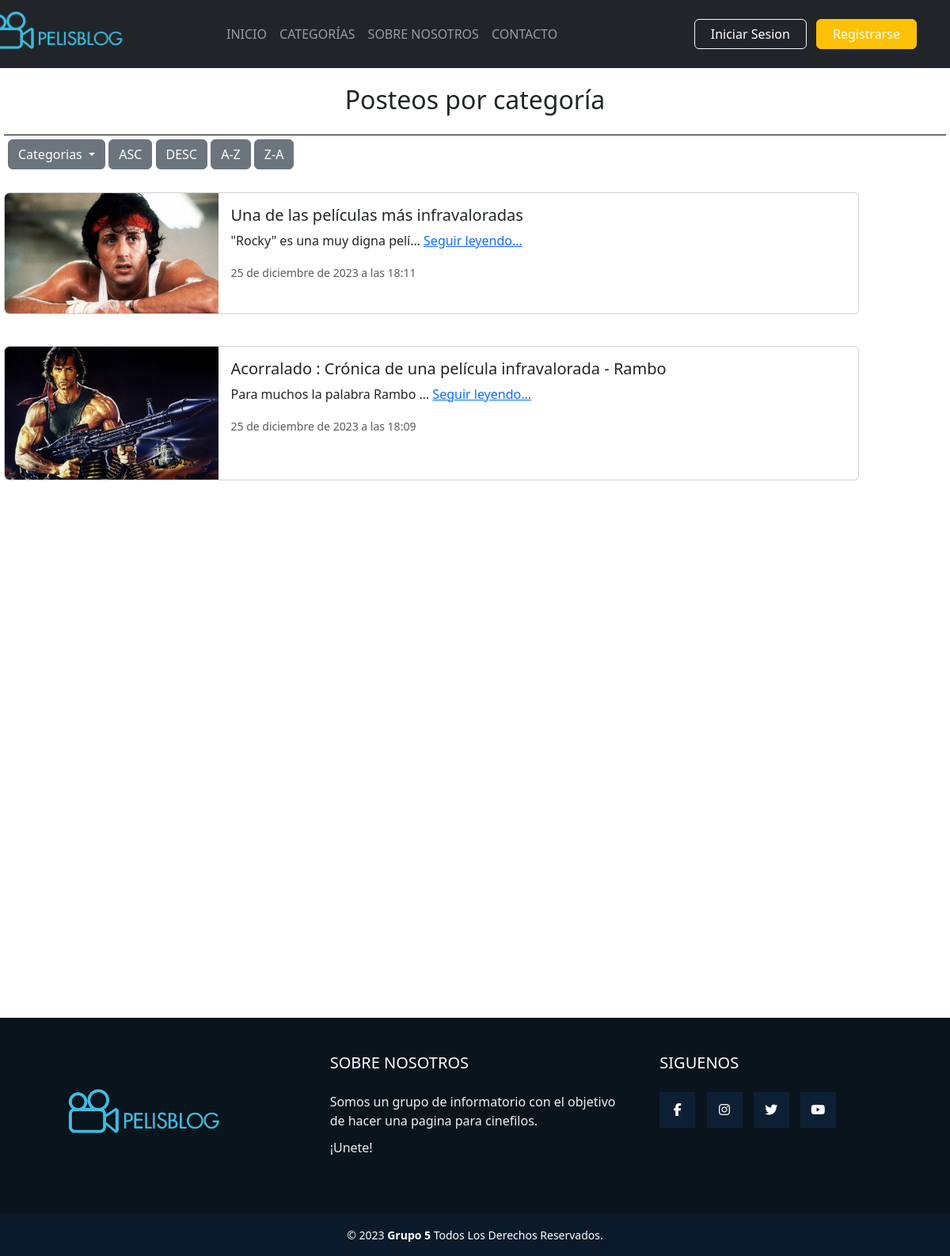
Screenshot of /posts/posteos with the database file from the repository.
### apps/posts/models.py (models this page shows, shortened)
class Post(models.Model):
    titulo = models.CharField(max_length=255)
    cuerpo = models.TextField()
    fecha_creacion = models.DateTimeField(auto_now_add=True)
    imagen = models.ImageField(default='static/img/Logo.png')
    categoria_post = models.ForeignKey(Categorias, on_delete=models.CASCADE)
    usuario = models.ForeignKey(User, on_delete= models.CASCADE, default = 0)

### apps/posts/views.py (the view)
# urls.py: path('posteos', views.post_realizado, name= 'post_realizado'),
def post_realizado(request):
    id_categoria = request.GET.get('id', None)
    antiguedad = request.GET.get('orden', None)
    alfabetico = request.GET.get('orden', None)
    ctx = {}
    if id_categoria:
        posteos = Post.objects.filter(categoria_post = id_categoria)
    else:
        if antiguedad == "asc":
            posteos = Post.objects.all().order_by("fecha_creacion")
        elif alfabetico == "a":
            posteos = Post.objects.all().order_by("titulo")
        elif alfabetico == "z":
            posteos = Post.objects.all().order_by("-titulo")
        else:
            posteos = Post.objects.all().order_by("-fecha_creacion")
    page = request.GET.get('page', 1)
    try:
        paginator = Paginator(posteos, 5)
        posteos = paginator.page(page)
    except EmptyPage:
        raise Http404
    categorias = Categorias.objects.all()
    ctx["posteos"] = posteos
    ctx["categorias"] = categorias
    ctx["paginator"] = paginator
    return render(request, 'posts/post.html', {'ctx': ctx, 'posteos': posteos, 'categorias': categorias})

### template/posts/post.html (shortened to what this page needs)
{% include 'BASE.html' %}
<div class="Contenedor1000" style="height: 150vh; background-color: white; display: flex; flex-direction: column; align-items: left; padding: 5px;">
    <div class="titulo_categorias" style="height: 10vh; display: flex; justify-content: center; align-items: center; border-bottom: 1px solid black;">
    <h2>Posteos por categoría</h2>
    </div>
    <div class="contenedor_muestra_posteo" style="padding: 5px;">
        <div class="dropdown">
          <button class="btn btn-secondary dropdown-toggle" type="button" id="dropdownMenuButton1" data-bs-toggle="dropdown" aria-expanded="false">
            Categorias
          </button>
          <a class="btn btn-secondary" href="?orden=asc">ASC</a>
          <a class="btn btn-secondary" href="?orden=desc">DESC</a>
          <a class="btn btn-secondary" href="?orden=a">A-Z</a>
          <a class="btn btn-secondary" href="?orden=z">Z-A</a>
        </div>
    </div>
    {% for post in posteos %}
        <br>
    <div class="card mb-3" style="max-width: 1080px;">
        <div class="row g-0">
          <div class="col-md-3">
            <img src="{{ post.imagen.url }}" class="img-fluid rounded-start" alt="falta_imagen">
          </div>
          <div class="col-md-8">
            <div class="card-body">
              <h5 class="card-title">{{ post.titulo }}</h5>
              <p class="card-text">{{ post.cuerpo|truncatechars:30 }} <a href="{% url 'posts:post_detail' post.pk %}">Seguir leyendo...</a></p>
              <p class="card-text"><small class="text-muted">{{ post.fecha_creacion }}</small></p>
            </div>
          </div>
        </div>
      </div>
      {% endfor %}
</div>
{% include 'BASE_FOOTER.html' %}

### template/BASE.html (shortened to what this page needs)
{%load static%}
<!DOCTYPE html>
<html>
<head>
	<link rel="stylesheet" type="text/css" href="{% static 'css/estilo_base.css' %}">
	<link href="https://cdn.jsdelivr.net/npm/bootstrap@5.3.2/dist/css/bootstrap.min.css"
	rel="stylesheet"
>
</head>
<body>
	<header>
		<nav class="navbar navbar-expand-lg navbar navbar-dark bg-dark">
		  <div class="container">
		    <a class="navbar-brand" href="#">
		    	<img src="/static/img/Logo.png" alt="Logo" class="imagen-logo">
		    </a>
		    <div class="collapse navbar-collapse" id="navbarSupportedContent">
		      <ul class="navbar-nav me-auto mb-2 mb-lg-0">
		        <li class="nav-item">
		          <a class="nav-link" aria-current="page" href="/inicio/">INICIO</a>
		        </li>
		        <li class="nav-item">
		          <a class="nav-link" href="{% url 'posts:post_realizado' %}">CATEGORÍAS</a>
		        </li>
		        <li class="nav-item">
		          <a class="nav-link" href="/acercade/">SOBRE NOSOTROS</a>
		        </li>
		 		<li class="nav-item" >
		          <a class="nav-link" href="/contacto/">CONTACTO</a>
		        </li>
		      </ul>
	          <div class="text-end">
	            {% if user.is_authenticated %}
	              <div class="prueba">Bienvenido {{ user.username }}</div>
	              <form id="logout-form" method="POST" action="{% url 'logout' %}">
	                {% csrf_token %}
	                <button type="submit" class="btn btn-outline-light me-2">Cerrar Sesion</button>
	              </form>
	              <img src="https://github.com/mdo.png" alt="mdo" width="32" height="32" class="rounded-circle">
	            {% else %}
	              <button type="button" class="btn btn-outline-light me-2"><a href="{% url 'login' %}" class="nav-link px-2 text-white">Iniciar Sesion</a></button>
	              <button type="button" class="btn btn-warning"><a href="{% url 'usuarios:registro' %}" class="nav-link px-2 text-white">Registrarse</a></button>
	            {% endif %}
	          </div>
		    </div>
		  </div>
		</nav>
	</header>
</body>
</html>

### template/BASE_FOOTER.html
{%load static%}
<link rel="stylesheet" type="text/css" href="{% static 'css/estilo_base_footer.css' %}">
<footer class="pie-pagina">
		<div class = "grupo-1">
			<div class="box">
				<figure>
					<a href="#">
						<img src="/static/img/Logo.png">
					</a>
				</figure>
			</div>
			<div class="box">
				<h2>SOBRE NOSOTROS</h2>
				<p>Somos un grupo de informatorio con el objetivo de hacer una pagina para cinefilos.</p>
				<p>¡Unete!</p>
			</div>
			<div class="box">
				<h2>SIGUENOS</h2>
				<div class="red-social">
					<a href="#" class="fa fa-facebook"></a>
					<a href="#" class="fa fa-instagram"></a>
					<a href="#" class="fa fa-twitter"></a>
					<a href="#" class="fa fa-youtube"></a>
				</div>
			</div>
		</div>
		<div class="grupo-2">
			<small>
				&copy; 2023 <b>Grupo 5</b> Todos Los Derechos Reservados.
			</small>
		</div>
</footer>

### static/css/estilo_base.css (style rules this page uses)
.imagen-logo { height: 120px; width: 220px; position: relative; top: -30px; right: 80px; display: grid; place-items: center; }
.navbar-brand { height: 70px; }
.nav-item a { text-decoration-color: white; }

### static/css/estilo_base_footer.css (style rules this page uses)
.pie-pagina { width: 100%; background-color: #0a141d; }
.pie-pagina .grupo-1 { width: 100%; max-width: 1200px; margin: auto; display: grid; grid-template-columns: repeat(3, 1fr); grid-gap: 50px; padding: 45px 0px; }
.pie-pagina .grupo-1 .box figure { width: 100%; height: 100%; display: flex; justify-content: center; align-items: center; }
.pie-pagina .grupo-1 .box img { width: 250px; height: auto; }
.pie-pagina .grupo-1 .box h2 { color: #fff; margin-bottom: 25px; font-size: 20px; }
.pie-pagina .grupo-1 .box p { color: #efefef; margin-bottom: 10px; }
.pie-pagina .grupo-1 .red-social a { display: inline-block; text-decoration: none; width: 45px; height: 45px; line-height: 45px; color: #fff; margin-right: 10px; background-color: #0d2033; text-align: center; transition: all 300ms ease; }
.pie-pagina .grupo-2 { background-color: #0a1a2a; padding: 15px 10px; text-align: center; color: #fff; }

### rows the page displays
Post: imagen (picture), titulo "Una de las películas más infravaloradas", cuerpo "\"Rocky\" es una muy digna pelí…", fecha_creacion "25 de diciembre de 2023 a las 18:11"
Post: imagen (picture), titulo "Acorralado : Crónica de una película infravalorada - Rambo", cuerpo "Para muchos la palabra Rambo …", fecha_creacion "25 de diciembre de 2023 a las 18:09"
